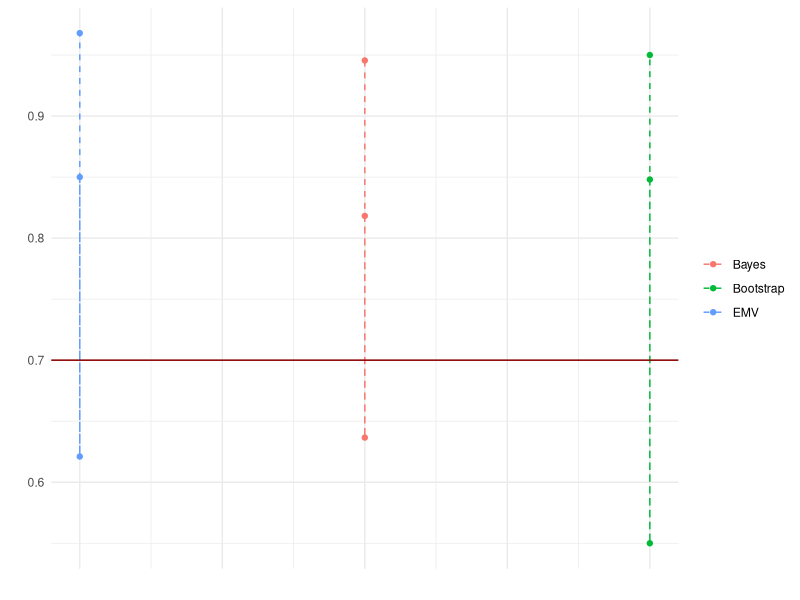

The R script that drew this image:
##################################################################
# Interval estimation classic vs bayesian vs bootstrap                                      
# Author:  Jose Antonio Perusquia Cortes
# Afil:    Facultad de Ciencias - UNAM
# Module:  Statistical inference
##################################################################

##################################################################
# Libraries
library(ggplot2)        # Versión 3.4.4
library(ggthemes)       # Versión 5.0.0
library(dplyr)          # Version 1.32.0-2
library(boot)           # Version 1.3-31
##################################################################

##################################################################
# Bernoulli experiments for different sample sizes
theta = .7
n = 20

theta_emv = numeric(3)
theta_bay = numeric(3)
theta_boot = numeric(3)

# Bayesian prior is beta(alpha,beta)
alpha = 1
beta = 1

# Statistic for the bootstrap estimation
boot_mean = function(data, idx) {
  mean(data[idx])
}

# Number of resamples for bootstrap
M=500

# Data
set.seed(314)
x = rbinom(n,1,theta)
#####################################################################

#####################################################################
# Classical approach
Ftheta = function(n,to,theta,alpha,flag=T){
  if(flag){
    target = pbinom(to,n,theta,lower.tail = flag)-alpha
  }else{
    target = pbinom(to-1,n,theta,lower.tail = flag)-alpha
  }
  return(target)
}

ConfInt = function(x,alpha1,alpha2){
  n=length(x)
  to=sum(x)
  root1 = uniroot(Ftheta,n=n,to=to,alpha=alpha1,
                  interval=c(0,1))$root
  root2 = uniroot(Ftheta,n=n,to=to,alpha=alpha2,interval=c(0,1),
                  flag=F)$root
  thetaL=min(root1,root2)
  thetaU=max(root1,root2)
  return(c(thetaL,thetaU))
}

theta_emv[1]=mean(x)
res=ConfInt(x,.025,.025)
theta_emv[2]=res[1]
theta_emv[3]=res[2]

theta_emv
#####################################################################

#####################################################################
# Bootstrap approach
boot_res=boot(x, statistic = boot_mean, R = M)
theta_boot[1] = mean(boot_res$t)

# For perc change bca for perc
ci_boot=boot.ci(boot_res, type = "bca")
theta_boot[2]=ci_boot$bca[4]
theta_boot[3]=ci_boot$bca[5]

theta_boot
#####################################################################

#####################################################################
# Bayesian approach
theta_bay[1] = (alpha+sum(x))/(n+alpha+beta)
theta_bay[2] = qbeta(0.025,alpha+sum(x),n+beta-sum(x))
theta_bay[3] = qbeta(0.975,alpha+sum(x),n+beta-sum(x))
theta_bay
#####################################################################

#####################################################################
# Plots
estimators = c(theta_emv,theta_bay,theta_boot)
type = c(rep('EMV',3),
         rep('Bayes',3),
         rep('Bootstrap',3))
n=c(1,1,1,2,2,2,3,3,3)

plot_df = data.frame(n,estimators,type)

ggplot(data=plot_df,aes(x=n,y=estimators,col=type))+
  geom_point()+
  geom_line(linetype=2)+
  geom_hline(yintercept=.7,col='darkred')+
  theme_minimal()+
  labs(x='',y='')+
  theme(legend.title = element_blank())+
  theme(axis.text.x = element_blank())
##################################################################